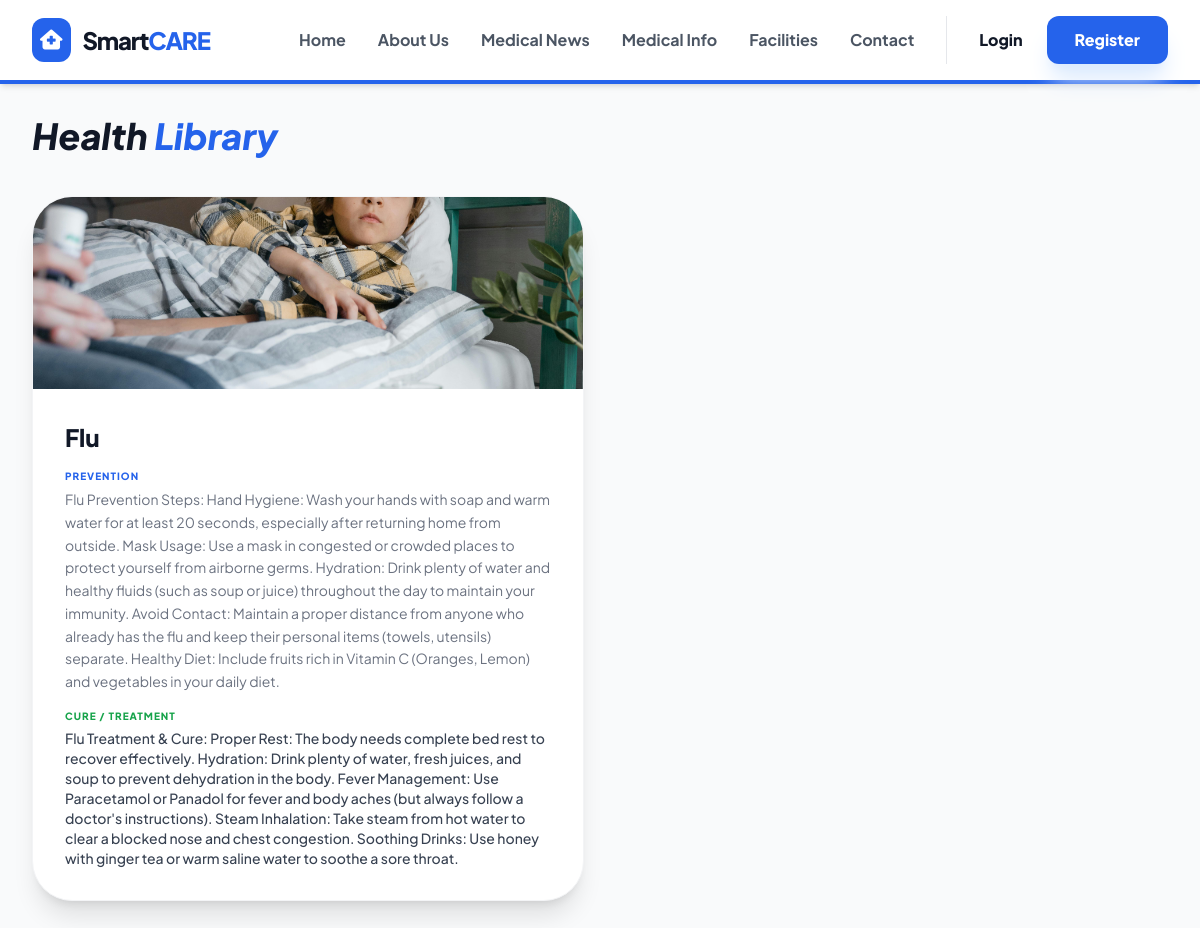
Page /medical_info.php on the committed database.
### tables this page shows
CREATE TABLE `medical_info` (
  `info_id` int(11) NOT NULL,
  `disease_name` varchar(150) DEFAULT NULL,
  `prevention` text DEFAULT NULL,
  `cure` text DEFAULT NULL,
  `info_image` varchar(255) DEFAULT NULL
);

### medical_info.php (the view, shortened to what this page needs)
<?php
include('config/db.php');
include('includes/header.php');
?>
<div class="bg-gray-50 min-h-screen p-8">
    <div class="max-w-6xl mx-auto">
        <div class="flex justify-between items-center mb-10">
            <h1 class="text-4xl font-black text-gray-900 italic">Health <span class="text-blue-600">Library</span></h1>
        </div>
        <div class="grid grid-cols-1 md:grid-cols-2 gap-8">
            <?php
            $res = mysqli_query($conn, "SELECT * FROM medical_info ORDER BY info_id DESC");
            while ($row = mysqli_fetch_assoc($res)) {
            ?>
                <div class="bg-white rounded-[2.5rem] shadow-xl border border-gray-100 overflow-hidden flex flex-col">
                    <div class="h-48 bg-gray-200 relative">
                        <?php if (!empty($row['info_image'])): ?>
                            <img src="uploads/<?php echo $row['info_image']; ?>" class="w-full h-full object-cover">
                        <?php else: ?>
                            <div class="flex items-center justify-center h-full text-gray-400 font-bold italic">No Image Available</div>
                        <?php endif; ?>
                    </div>
                    <div class="p-8 relative">
                        <h3 class="text-2xl font-black text-gray-900 mb-4"><?php echo $row['disease_name']; ?></h3>
                        <div class="space-y-4">
                            <div>
                                <span class="text-[10px] font-black text-blue-600 uppercase tracking-widest block mb-1">Prevention</span>
                                <p class="text-gray-500 text-sm leading-relaxed"><?php echo $row['prevention']; ?></p>
                            </div>
                            <div>
                                <span class="text-[10px] font-black text-green-600 uppercase tracking-widest block mb-1">Cure / Treatment</span>
                                <p class="text-gray-700 font-medium text-sm"><?php echo $row['cure']; ?></p>
                            </div>
                        </div>
                    </div>
                </div>
            <?php } ?>
        </div>
    </div>
</div>
<?php include('includes/footer.php'); ?>

### includes/header.php (style rules this page uses)
body { font-family: 'Plus Jakarta Sans', sans-serif; }

### rows in the picture
medical_info: info_image (picture), disease_name "Flu", prevention "Flu Prevention Steps: Hand Hygiene: Wash your hands with soap and warm water for at least 20 seconds, especially after returning home from outside. Mask Usage: Use a mask in congested or crowded places to protect yourself from airborne germs. Hydration: Drink plenty of water and healthy fluids (such as soup or juice) throughout the day to maintain your immunity. Avoid Contact: Maintain a proper distance from anyone who already has the flu and keep their personal items (towels, utensils) separate. Healthy Diet: Include fruits rich in Vitamin C (Oranges, Lemon) and vegetables in your daily diet.", cure "Flu Treatment & Cure: Proper Rest: The body needs complete bed rest to recover effectively. Hydration: Drink plenty of water, fresh juices, and soup to prevent dehydration in the body. Fever Management: Use Paracetamol or Panadol for fever and body aches (but always follow a doctor's instructions). Steam Inhalation: Take steam from hot water to clear a blocked nose and chest congestion. Soothing Drinks: Use honey with ginger tea or warm saline water to soothe a sore throat."
